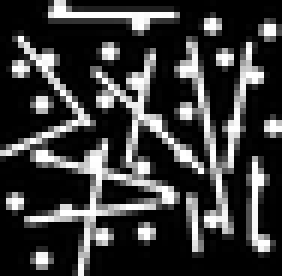
#> input picture Lab07 - Mathematical Morphology/art3.png, 47 x 46 px, shrunk from 222 x 217 before the run (shown 6 times larger)
$ jupyter execute --allow-errors lab07.ipynb
#> lines starting #> are read from the running program, lines starting #| are printed output that depends on the picture
[cell 1]
# code here
import cv2
import matplotlib.pyplot as plt
import numpy as np

1)	A partir da imagem original obtenha as outras imagens conforme descrição

Desejamos separar linhas de círculos. Uma operação de abertura com um elemento estruturante na forma de círculo (definir o raio) faz essa tarefa.

[cell 2]
img1 = cv2.imread("art3.png", cv2.IMREAD_GRAYSCALE)
#> img1 is the input picture: shape (46, 47); min 0, max 255, mean 58.7

plt.imshow(img1, cmap='gray', vmin=0, vmax=255);

2)

a) Obter linhas verticais. Abertura com elemento estruturante vertical 3x9
b) Obter linhas horizontais. Abertura com elemento estruturante horizontal 9x3. Tente eliminar as linhas erradas usando uma máscara maior

[cell 3]
img2 = cv2.imread("art2.png", cv2.IMREAD_GRAYSCALE)

#> (the rest of this cell did not finish here and is left out)

3)

a) Theshold (t=210)

b) Utilizando abertura com elemento circular de 11 pixels para reter as células grandes

c) É possível reter somente os objetos pequenos utilizando a operação abertura?

[cell 4]
img3 = cv2.imread("cel4.png", cv2.IMREAD_GRAYSCALE)
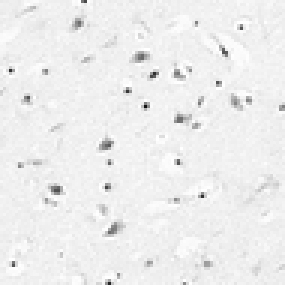
#> input picture Lab07 - Mathematical Morphology/cel4.png, 95 x 95 px, shrunk from 450 x 450 before the run (shown 3 times larger)
#> img3 is the input picture: shape (95, 95); min 19, max 255, mean 237.3

plt.imshow(img3, cmap='gray', vmin=0, vmax=255);

4)
Utilizando os conceitos já aprendidos na disciplina, faça um código que calcula a quantidade de objetos da imagem abaixo. Pode-se utilizar funções prontas do opencv (não para realizar a contagem em si, mas para realizar os passos necessários)

[cell 5]
img4 = cv2.imread("feijao.jpg", cv2.IMREAD_GRAYSCALE)
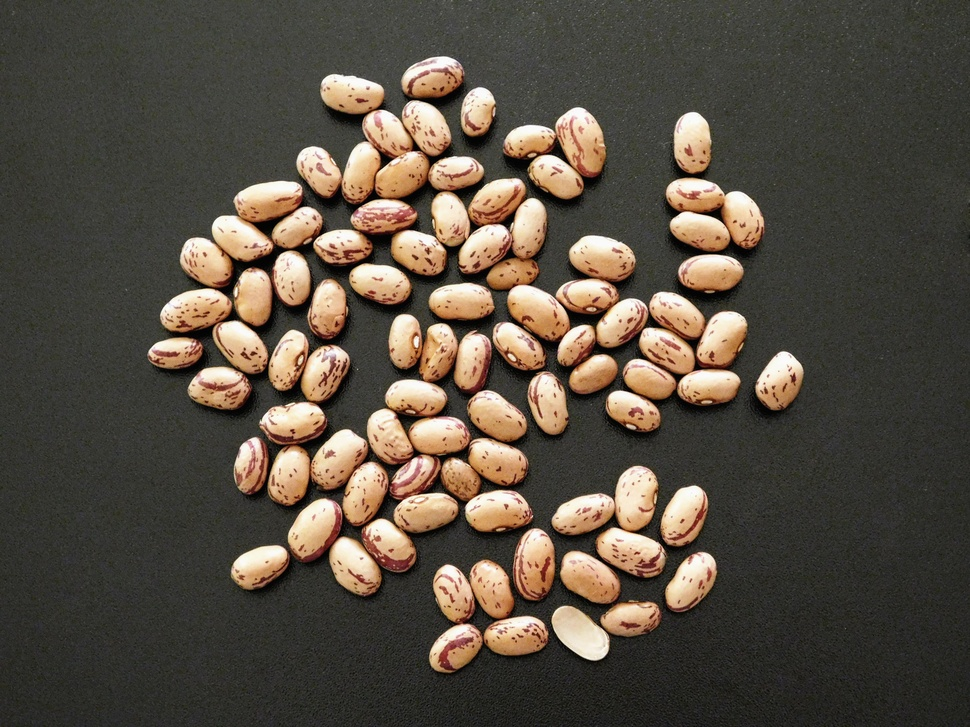
#> input picture Lab07 - Mathematical Morphology/feijao.jpg, 970 x 727 px, shrunk from 4608 x 3456 before the run
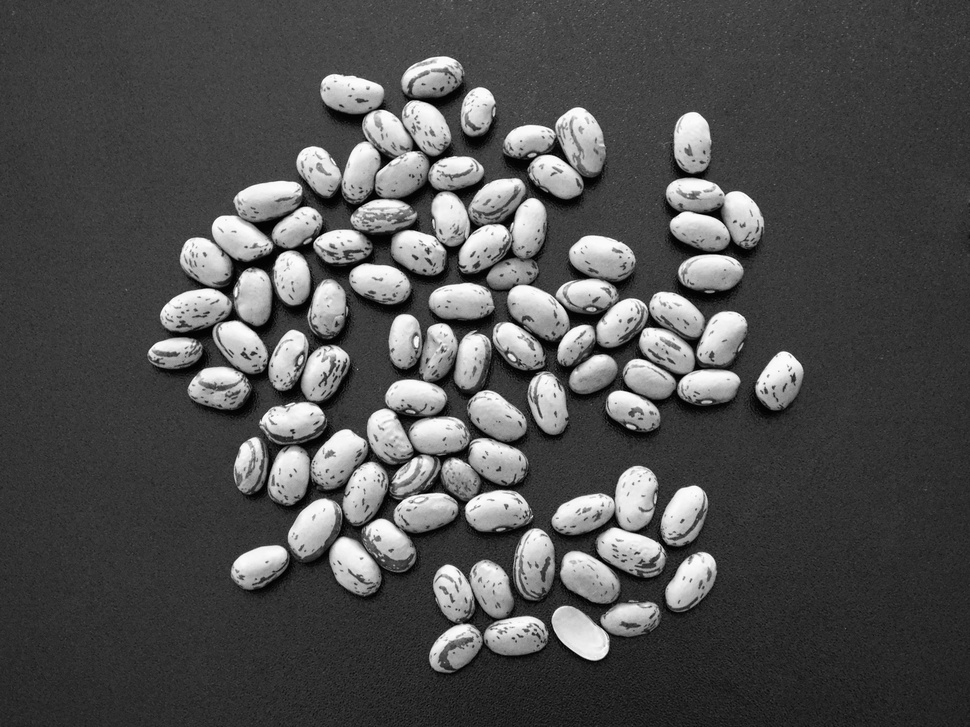
#> img4: shape (727, 970); min 0, max 255, mean 80.4

plt.imshow(img4, cmap='gray', vmin=0, vmax=255);
